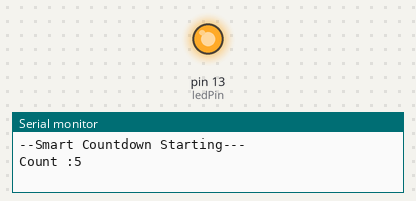
Simulated run of this sketch. Board: Arduino Uno, built with avr-gcc and run on an emulated ATmega328P. Parts: output pins drawn as LEDs (lit = HIGH), the last lines printed to the serial monitor.

Above: at 0.1 s.
At 12.8 s:
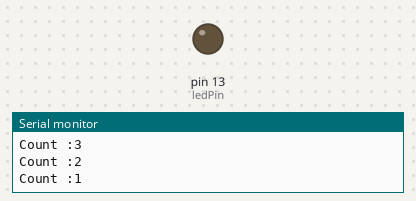
Timing chart, 0 to 14.3 s (numbered marks = the images above):
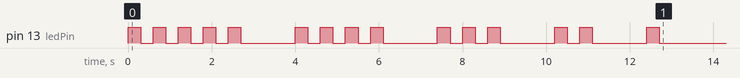

The sketch:

Smart_Countdown.ino
```cpp
int startValue=5;
int ledPin=13;
void flashLED(int blinkTime)
{
  for(int i=0;i<blinkTime;i++){
    digitalWrite(ledPin,HIGH);
    delay(300);

    digitalWrite(ledPin,LOW);
    delay(300);
  }

}
void setup() {
pinMode(ledPin,OUTPUT);
Serial.begin(9600);

Serial.println("--Smart Countdown Starting---");

int count=startValue;

while (count>=1){
  Serial.print("Count :");
  Serial.println(count);

  flashLED(count);
  delay(1000);
  count=count-1;
}

Serial.println("---Countdown complete--");
}

void loop() {
  // put your main code here, to run repeatedly:

}
```
